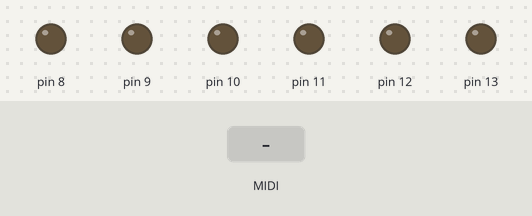
This sketch was run on a simulated Arduino Mega 2560, built with avr-gcc and run on an emulated ATmega2560. Shown: output pins drawn as LEDs (lit = HIGH). Inputs (shaded band) come from the test bench. MIDI output is not drawn.

Above: at 1.2 s.
1.3 s: MIDI note 36 received
At 1.46 s:
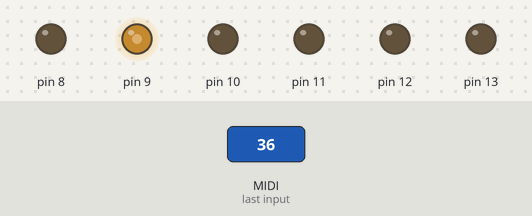
4.3 s: MIDI note 48 received
At 4.36 s:
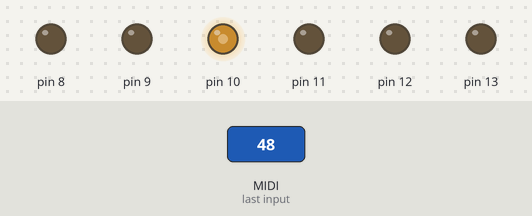
7.3 s: MIDI note 60 received
At 7.47 s:
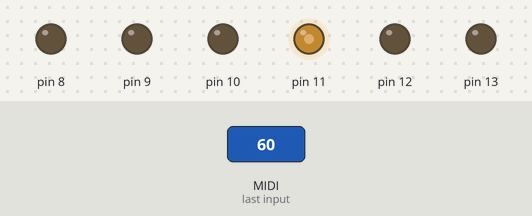
10.3 s: MIDI note 64 received
At 10.5 s:
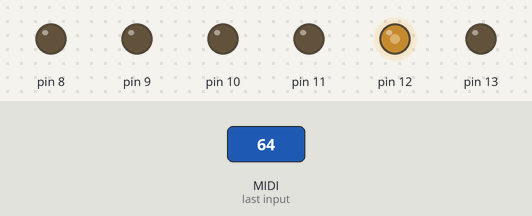
12.1 s: MIDI note 67 received
At 12.28 s:
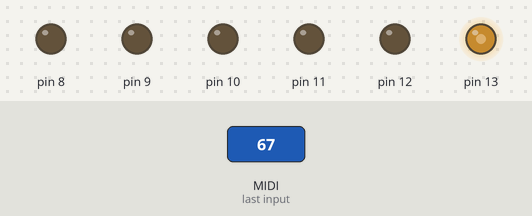
13.9 s: MIDI note 72 received
At 14.1 s:
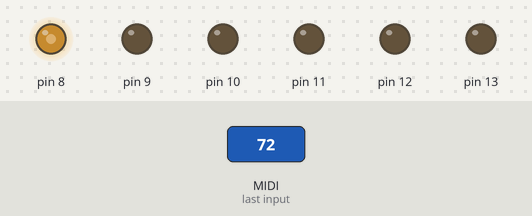
Timing chart, 0 to 16.7 s (numbered marks = the images above; inputs shaded):
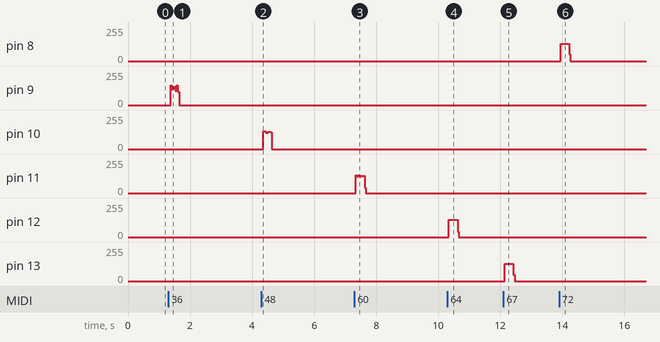

The sketch:

6NotePolysynthwithMIDI.ino
```cpp
//JCR SYMPLE 3 OSC POLYSYNTH WITH MIDI - REV.1 - By Julio Cesar - CesarSound Dec/2020 - Modified FOR 6 OSCILLATORS BY Nicholas Tate - June/2022.

//     NOTE   23    1  B0 Note On      NOTE   23    1  B0 Note Off
//     NOTE   108   1  C8 Note On      NOTE   108   1  C8 Note Off

#include <MIDI.h>  //MIDI I/Os for Arduino https://github.com/FortySevenEffects/arduino_midi_library
#include <Tone.h>  //Bhagman Tone Library https://github.com/bhagman/Tone

byte i = 0, j = 1, k = 1;
static const uint16_t note[89] = {   //MIDI NOTES TO FREQUENCY ARRAY
    NOTE_B0, NOTE_C1, NOTE_CS1, NOTE_D1, NOTE_DS1, NOTE_E1, NOTE_F1, NOTE_FS1,
    NOTE_G1, NOTE_GS1, NOTE_A1, NOTE_AS1, NOTE_B1, NOTE_C2, NOTE_CS2, NOTE_D2,
    NOTE_DS2, NOTE_E2, NOTE_F2, NOTE_FS2, NOTE_G2, NOTE_GS2, NOTE_A2, NOTE_AS2,
    NOTE_B2, NOTE_C3, NOTE_CS3, NOTE_D3, NOTE_DS3, NOTE_E3, NOTE_F3, NOTE_FS3,
    NOTE_G3, NOTE_GS3, NOTE_A3, NOTE_AS3, NOTE_B3, NOTE_C4, NOTE_CS4, NOTE_D4,
    NOTE_DS4, NOTE_E4, NOTE_F4, NOTE_FS4, NOTE_G4, NOTE_GS4, NOTE_A4, NOTE_AS4,
    NOTE_B4, NOTE_C5, NOTE_CS5, NOTE_D5, NOTE_DS5, NOTE_E5, NOTE_F5, NOTE_FS5,
    NOTE_G5, NOTE_GS5, NOTE_A5, NOTE_AS5, NOTE_B5, NOTE_C6, NOTE_CS6, NOTE_D6,
    NOTE_DS6, NOTE_E6, NOTE_F6, NOTE_FS6, NOTE_G6, NOTE_GS6, NOTE_A6, NOTE_AS6,
    NOTE_B6, NOTE_C7, NOTE_CS7, NOTE_D7, NOTE_DS7, NOTE_E7, NOTE_F7, NOTE_FS7,
    NOTE_G7, NOTE_GS7, NOTE_A7, NOTE_AS7, NOTE_B7, NOTE_C8, NOTE_CS8, NOTE_D8, NOTE_DS8,
};
// Using AT MEGA 2560
MIDI_CREATE_INSTANCE(HardwareSerial, Serial1, MIDI);
Tone notePlayer[6];   //[6] = 6 OSC (MAX)

void setup(void)
{
    Serial.begin(9600);
    while (!Serial)
    {
          ; // wait for serial port to connect. Needed for native USB port only
    }

    MIDI.begin(MIDI_CHANNEL_OMNI);

    notePlayer[0].begin(8);       //OSC 1 - OSC 1 OUTPUT PIN 8
    notePlayer[1].begin(9);       //OSC 2 - OSC 2 OUTPUT PIN 9
    notePlayer[2].begin(10);       //OSC 3 - OSC 3 OUTPUT PIN 10
    notePlayer[3].begin(11);       //OSC 3 - OSC 3 OUTPUT PIN 11
    notePlayer[4].begin(12);       //OSC 3 - OSC 3 OUTPUT PIN 12
    notePlayer[5].begin(13);       //OSC 3 - OSC 3 OUTPUT PIN 13

    MIDI.setHandleNoteOn(MyHandleNoteOn);
    MIDI.setHandleNoteOff(MyHandleNoteOff);
}

void loop(void)
{
    MIDI.read();
}

void MyHandleNoteOn(byte channel, byte pitch, byte velocity)
{
    i = pitch - 23;

    j = j + 1;
    if (j > 6) j = 1;

    switch (j)
    {
        case 1:
            notePlayer[0].play(note[i]);
        break;
        case 2:
            notePlayer[1].play(note[i]);
        break;
        case 3:
            notePlayer[2].play(note[i]);
        break;
        case 4:
            notePlayer[3].play(note[i]);
        break;
        case 5:
            notePlayer[4].play(note[i]);
        break;
        case 6:
            notePlayer[5].play(note[i]);
        break;
    }
}

void MyHandleNoteOff(byte channel, byte pitch, byte velocity)
{
    k = k + 1;
    if (k > 6) k = 1;

    switch (k)
    {
        case 1:
            notePlayer[0].stop();
        break;
        case 2:
            notePlayer[1].stop();
        break;
        case 3:
            notePlayer[2].stop();
        break;
        case 4:
            notePlayer[3].stop();
        break;
        case 5:
            notePlayer[4].stop();
        break;
        case 6:
            notePlayer[5].stop();
        break;
    }
}
```

Measured:
- after the input at 4.3 s, pin 10: 0/255 → 133/255 after 0.06 s, → 123/255 0.08 s later, → 131/255 0.08 s later, → 0/255 0.08 s later
- after the input at 10.3 s, pin 12: 0/255 → 129/255 after 0.05 s, → 0/255 0.28 s later
- after the input at 12.1 s, pin 13: 0/255 → 129/255 after 0.05 s, → 0/255 0.28 s later
- after the input at 13.9 s, pin 8: 0/255 → 128/255 at once, → 0/255 0.28 s later
